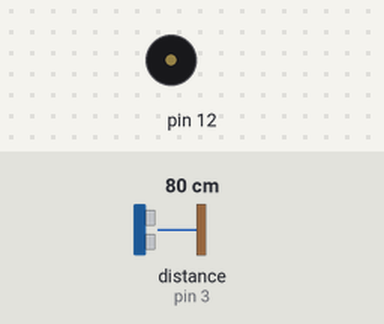
The sketch below on a simulated Arduino Uno, built with avr-gcc and run on an emulated ATmega328P. Parts: buzzer (waves = sounding). Wiring (inferred from the names in the program): ultrasonic range finder: trigger pin 2; echo pin 3. Inputs (shaded band) come from the test bench; at power-on: distance to the obstacle (sensor on pin 3) 80 cm. The echo pulse lasts 58.3 µs per cm; what the sketch prints to the serial monitor is not drawn.

Above: at 1.5 s.
At 19.5 s:
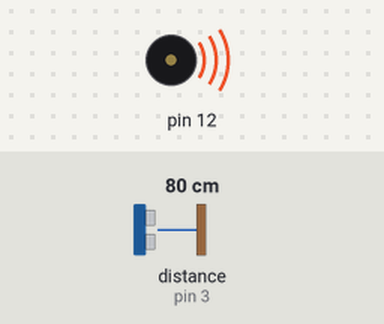
Timing chart, 0 to 20.8 s (numbered marks = the images above):
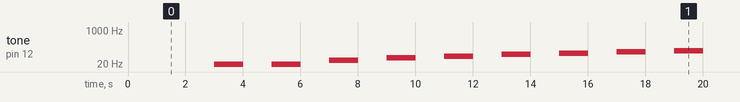

Measured:
- by itself, tone on pin 12: plays 10 Hz for 1.0 s, 20 Hz for 1.0 s, 30 Hz for 1.0 s, 40 Hz for 1.0 s, 50 Hz for 1.0 s, 60 Hz for 1.0 s … (64 notes in this stretch)

The sketch:

Assignment_1.ino
```cpp
// C++ code
//
int t=2;
int e=3;
void setup() {
 Serial.begin(9600);
  pinMode(t,OUTPUT);
  pinMode(e,INPUT);
  pinMode(12,OUTPUT);
 }
void loop()
{
  //ultrasonic sensor
  digitalWrite(t,LOW);
  digitalWrite(t,HIGH);
  delayMicroseconds(10);
  digitalWrite(t,LOW);
  float dur=pulseIn(e,HIGH);
  float dis=(dur*0.0343)/2;
  Serial.print("Distance is: ");
  Serial.println(dis);
  //LED ON
  if(dis>=100)
  {
   digitalWrite(13,HIGH);
  }
//Buzzer For ultrasonic Sensor
if(dis>=100)
{
 for(int i=0; i<=30000; i=i+10)
{
 tone(12,i);
 delay(1000);
 noTone(12);
 delay(1000);
 }
 }
//Temperate Sensor
double a= analogRead(A0);
double t=(((a/1024)*5)-0.5)*100;
Serial.print("Temp Value: ");
Serial.println(t);
delay(1000);
 //LED ON
  if(t>=100)
  {
   digitalWrite(13,HIGH);

}
 //Buzzer for Temperature Sensor if(t>=100)
{
for(int i=0; i<=30000; i=i+10)
{
tone(12,i);
delay(1000);
noTone(12);
delay(1000);
 }
 } //LED OFF
  if(t<100)
  {
    digitalWrite(13,LOW);

}
 }
```
